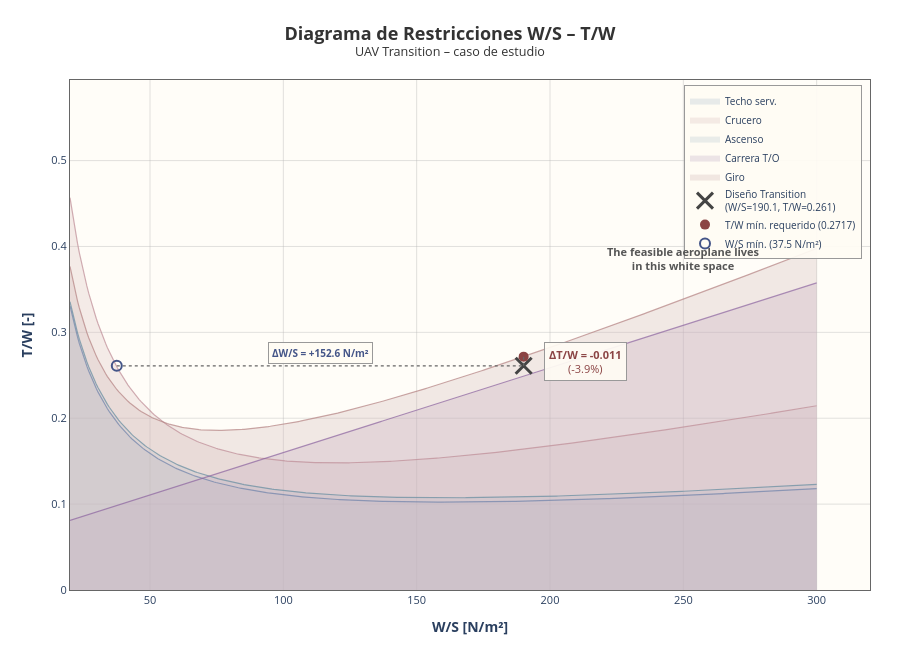

Write notebook code for a chart like this one.
### Markdown cell above
## 6. Diagrama de restricciones y análisis de márgenes

Generamos el diagrama de restricciones W/S–T/W estilo Keane, con la zona no factible coloreada y el análisis de márgenes del punto de diseño.

### Code cell
# =============================================================================
# Diagrama de restricciones W/S – T/W (estilo Keane)
# =============================================================================
import plotly.graph_objects as go

# --- Datos del punto de diseño ---
W_real = design_transition["weight_n"]
S_real = design_transition["wingarea_m2"]
T_real = design_transition["thrust_n"]
ws_real = WS_design
tw_real = TW_design

# --- Calcular la envolvente combinada ---
tw_stack = []
for key in ["take-off", "climb", "cruise", "turn", "servceil"]:
    if twreq[key] is not None:
        tw_stack.append(twreq[key])
tw_env = np.nanmax(np.vstack(tw_stack), axis=0)

# --- Etiquetas y colores (estilo imagen Keane) ---
etiquetas = {
    "turn": "Giro",
    "climb": "Ascenso", 
    "take-off": "Carrera T/O",
    "cruise": "Crucero",
    "servceil": "Techo serv."
}

# Colores apagados/crema con baja transparencia (relleno ARRIBA de cada curva = zona NO factible)
colores_fill = {
    "turn": "rgba(205, 175, 175, 0.28)",      # Rosa apagado/crema
    "climb": "rgba(175, 195, 205, 0.28)",      # Celeste apagado
    "take-off": "rgba(185, 165, 195, 0.28)",   # Lavanda suave
    "cruise": "rgba(215, 185, 185, 0.28)",     # Rosa crema
    "servceil": "rgba(170, 185, 205, 0.28)"    # Azul grisáceo
}

colores_linea = {
    "turn": "rgba(180, 130, 130, 0.7)",
    "climb": "rgba(100, 140, 160, 0.7)",
    "take-off": "rgba(140, 100, 160, 0.7)",
    "cruise": "rgba(190, 140, 150, 0.7)",
    "servceil": "rgba(110, 130, 170, 0.7)"
}

# Límite superior para el relleno
tw_max_fill = max(np.nanmax(tw_env), tw_real) * 1.3

# --- Crear figura ---
fig = go.Figure()

# 1) Áreas coloreadas para cada restricción (zona NO factible ARRIBA de cada curva)
# La zona factible es ARRIBA de la envolvente combinada
orden_plot = ["servceil", "cruise", "climb", "take-off", "turn"]

for key in orden_plot:
    if twreq[key] is not None:
        # Crear área desde la curva hasta el tope (zona NO factible está DEBAJO de cada restricción)
        fig.add_trace(go.Scatter(
            x=np.concatenate([ws_pa, ws_pa[::-1]]),
            y=np.concatenate([twreq[key], np.zeros_like(ws_pa)]),
            fill='toself',
            fillcolor=colores_fill[key],
            line=dict(width=0),
            name=etiquetas[key],
            hovertemplate=f"{etiquetas[key]}<br>W/S: %{{x:.1f}} N/m²<br>T/W: %{{y:.4f}}<extra></extra>",
            showlegend=True
        ))

# 2) Líneas de restricción (bordes suaves)
for key in orden_plot:
    if twreq[key] is not None:
        fig.add_trace(go.Scatter(
            x=ws_pa, 
            y=twreq[key],
            mode='lines',
            line=dict(color=colores_linea[key], width=1.2),
            showlegend=False,
            hovertemplate=f"{etiquetas[key]}<br>W/S: %{{x:.1f}} N/m²<br>T/W: %{{y:.4f}}<extra></extra>"
        ))

# --- Calcular márgenes ---
TW_min_req = np.interp(ws_real, ws_pa, tw_env)
idx_cross = np.where(tw_env <= tw_real)[0]
WS_min_req = ws_pa[idx_cross[0]] if len(idx_cross) > 0 else ws_pa[np.nanargmin(tw_env)]
delta_TW = tw_real - TW_min_req
delta_WS = ws_real - WS_min_req
pct_TW = (delta_TW / TW_min_req) * 100 if TW_min_req != 0 else 0

# Límite superior del gráfico
tw_max_plot = tw_max_fill

# 3) Punto de diseño (X negra)
fig.add_trace(go.Scatter(
    x=[ws_real], y=[tw_real],
    mode='markers',
    marker=dict(symbol='x-thin', size=16, line=dict(width=3, color='#444444'), color='white'),
    name=f"Diseño Transition<br>(W/S={ws_real:.1f}, T/W={tw_real:.3f})",
    hovertemplate=f"<b>Punto de diseño</b><br>W/S: {ws_real:.1f} N/m²<br>T/W: {tw_real:.4f}<extra></extra>"
))

# 4) Punto de T/W mínimo requerido
fig.add_trace(go.Scatter(
    x=[ws_real], y=[TW_min_req],
    mode='markers',
    name=f"T/W mín. requerido ({TW_min_req:.4f})",
    marker=dict(color='#8B4444', size=10, symbol='circle'),
    hovertemplate=f"<b>T/W mínimo requerido</b><br>W/S: {ws_real:.1f} N/m²<br>T/W: {TW_min_req:.4f}<extra></extra>"
))

# 5) Punto de W/S mínimo
fig.add_trace(go.Scatter(
    x=[WS_min_req], y=[tw_real],
    mode='markers',
    name=f"W/S mín. ({WS_min_req:.1f} N/m²)",
    marker=dict(color='#445588', size=10, symbol='circle-open', line=dict(width=2)),
    hovertemplate=f"<b>W/S mínimo</b><br>W/S: {WS_min_req:.1f} N/m²<br>T/W: {tw_real:.4f}<extra></extra>"
))

# 6) Líneas de proyección
fig.add_trace(go.Scatter(
    x=[ws_real, ws_real], y=[TW_min_req, tw_real],
    mode='lines', line=dict(color='#666666', dash='dot', width=1.2),
    showlegend=False, hoverinfo='skip'
))
fig.add_trace(go.Scatter(
    x=[WS_min_req, ws_real], y=[tw_real, tw_real],
    mode='lines', line=dict(color='#666666', dash='dot', width=1.2),
    showlegend=False, hoverinfo='skip'
))

# 7) Anotaciones (colores apagados)
fig.add_annotation(
    x=ws_real + 10, y=(tw_real + TW_min_req) / 2,
    text=f"<b>ΔT/W = {delta_TW:+.3f}</b><br>({pct_TW:+.1f}%)",
    showarrow=True, arrowhead=2, ax=35, ay=0,
    font=dict(size=11, color="#8B4444" if delta_TW < 0 else "#448844"),
    bgcolor="rgba(255,252,245,0.92)", bordercolor="#999999", borderwidth=1, borderpad=4
)
fig.add_annotation(
    x=(ws_real + WS_min_req) / 2, y=tw_real + 0.015,
    text=f"<b>ΔW/S = {delta_WS:+.1f} N/m²</b>",
    showarrow=False, font=dict(size=10, color="#445588"),
    bgcolor="rgba(255,252,245,0.92)", bordercolor="#999999", borderwidth=1, borderpad=3
)

# Anotación zona factible (estilo Keane) - centrado en zona blanca superior
fig.add_annotation(
    x=250, y=tw_max_plot * 0.65,
    text="<b>The feasible aeroplane lives<br>in this white space</b>",
    showarrow=False, font=dict(size=11, color="#555555"),
    bgcolor="rgba(255,252,245,0.0)", borderwidth=0,
    xanchor='center', yanchor='middle'
)

# 8) Layout
fig.update_layout(
    title=dict(
        text="<b>Diagrama de Restricciones W/S – T/W</b><br>" +
             "<sup>UAV Transition – caso de estudio</sup>",
        font=dict(size=18, color="#333333"), x=0.5, xanchor='center'
    ),
    xaxis=dict(
        title="<b>W/S [N/m²]</b>", 
        range=[20, 320],
        showgrid=True,
        gridcolor='rgba(180,180,180,0.4)',
        gridwidth=1,
        zeroline=True,
        zerolinecolor='#888888',
        zerolinewidth=1,
        showline=True,
        linecolor='#666666',
        linewidth=1,
        mirror=True,
        tickfont=dict(size=11)
    ),
    yaxis=dict(
        title="<b>T/W [-]</b>", 
        range=[0, tw_max_plot],
        showgrid=True,
        gridcolor='rgba(180,180,180,0.4)',
        gridwidth=1,
        zeroline=True,
        zerolinecolor='#888888',
        zerolinewidth=1,
        showline=True,
        linecolor='#666666',
        linewidth=1,
        mirror=True,
        tickfont=dict(size=11)
    ),
    legend=dict(
        yanchor="top", y=0.99, 
        xanchor="right", x=0.99,
        font=dict(size=10), 
        bgcolor="rgba(255,252,245,0.92)",
        bordercolor="#999999", borderwidth=1
    ),
    plot_bgcolor='rgba(255,253,248,1)',  # Fondo ligeramente crema
    paper_bgcolor='white',
    width=900, height=650, 
    margin=dict(l=70, r=30, t=80, b=60),
    hovermode='closest'
)

fig.show()

# --- Resumen ---
print("\n" + "="*70)
print("RESUMEN DEL ANÁLISIS DE RESTRICCIONES")
print("="*70)
print(f"Aeronave: UAV Transition (VTOL ala fija)")
print(f"MTOW: {design_transition['MTOW_kg']:.1f} kg | S = {S_real:.4f} m² | T = {T_real:.1f} N")
print("-"*70)
print(f"Punto de diseño:  W/S = {ws_real:.2f} N/m²  |  T/W = {tw_real:.4f}")
print(f"Requerimientos:   T/W mín = {TW_min_req:.4f}  |  W/S mín = {WS_min_req:.1f} N/m²")
print("-"*70)
print(f"Márgenes: ΔT/W = {delta_TW:+.4f} ({pct_TW:+.1f}%)  |  ΔW/S = {delta_WS:+.1f} N/m²")
print("="*70)
if delta_TW > 0:
    print(f"\n✓ VIABLE: Exceso de empuje del {pct_TW:.1f}%")
else:
    T_necesario = W_real * TW_min_req
    print(f"\n⚠️ DÉFICIT: Falta {-pct_TW:.1f}% de empuje")
    print(f"   Opciones: aumentar T a {T_necesario:.1f} N o reducir W/S")

### Figure 1 — Plotly figure (JSON) as saved in the notebook; plotly's stock layout.template omitted (floating-point values rounded to 4 significant figures; data arrays with more than 128 entries replaced by an {"elided": "..."} marker saying what was removed)
{"data": [{"fill": "toself", "fillcolor": "rgba(170, 185, 205, 0.28)", "hovertemplate": "Techo serv.<br>W/S: %{x:.1f} N/m²<br>T/W: %{y:.4f}<extra></extra>", "line": {"width": 0}, "name": "Techo serv.", "showlegend": true, "type": "scatter", "x": {"elided": "800 float values"}, "y": {"elided": "800 float values"}}, {"fill": "toself", "fillcolor": "rgba(215, 185, 185, 0.28)", "hovertemplate": "Crucero<br>W/S: %{x:.1f} N/m²<br>T/W: %{y:.4f}<extra></extra>", "line": {"width": 0}, "name": "Crucero", "showlegend": true, "type": "scatter", "x": {"elided": "800 float values"}, "y": {"elided": "800 float values"}}, {"fill": "toself", "fillcolor": "rgba(175, 195, 205, 0.28)", "hovertemplate": "Ascenso<br>W/S: %{x:.1f} N/m²<br>T/W: %{y:.4f}<extra></extra>", "line": {"width": 0}, "name": "Ascenso", "showlegend": true, "type": "scatter", "x": {"elided": "800 float values"}, "y": {"elided": "800 float values"}}, {"fill": "toself", "fillcolor": "rgba(185, 165, 195, 0.28)", "hovertemplate": "Carrera T/O<br>W/S: %{x:.1f} N/m²<br>T/W: %{y:.4f}<extra></extra>", "line": {"width": 0}, "name": "Carrera T/O", "showlegend": true, "type": "scatter", "x": {"elided": "800 float values"}, "y": {"elided": "800 float values"}}, {"fill": "toself", "fillcolor": "rgba(205, 175, 175, 0.28)", "hovertemplate": "Giro<br>W/S: %{x:.1f} N/m²<br>T/W: %{y:.4f}<extra></extra>", "line": {"width": 0}, "name": "Giro", "showlegend": true, "type": "scatter", "x": {"elided": "800 float values"}, "y": {"elided": "800 float values"}}, {"hovertemplate": "Techo serv.<br>W/S: %{x:.1f} N/m²<br>T/W: %{y:.4f}<extra></extra>", "line": {"color": "rgba(110, 130, 170, 0.7)", "width": 1.2}, "mode": "lines", "showlegend": false, "type": "scatter", "x": {"elided": "400 float values"}, "y": {"elided": "400 float values"}}, {"hovertemplate": "Crucero<br>W/S: %{x:.1f} N/m²<br>T/W: %{y:.4f}<extra></extra>", "line": {"color": "rgba(190, 140, 150, 0.7)", "width": 1.2}, "mode": "lines", "showlegend": false, "type": "scatter", "x": {"elided": "400 float values"}, "y": {"elided": "400 float values"}}, {"hovertemplate": "Ascenso<br>W/S: %{x:.1f} N/m²<br>T/W: %{y:.4f}<extra></extra>", "line": {"color": "rgba(100, 140, 160, 0.7)", "width": 1.2}, "mode": "lines", "showlegend": false, "type": "scatter", "x": {"elided": "400 float values"}, "y": {"elided": "400 float values"}}, {"hovertemplate": "Carrera T/O<br>W/S: %{x:.1f} N/m²<br>T/W: %{y:.4f}<extra></extra>", "line": {"color": "rgba(140, 100, 160, 0.7)", "width": 1.2}, "mode": "lines", "showlegend": false, "type": "scatter", "x": {"elided": "400 float values"}, "y": {"elided": "400 float values"}}, {"hovertemplate": "Giro<br>W/S: %{x:.1f} N/m²<br>T/W: %{y:.4f}<extra></extra>", "line": {"color": "rgba(180, 130, 130, 0.7)", "width": 1.2}, "mode": "lines", "showlegend": false, "type": "scatter", "x": {"elided": "400 float values"}, "y": {"elided": "400 float values"}}, {"hovertemplate": "<b>Punto de diseño</b><br>W/S: 190.1 N/m²<br>T/W: 0.2610<extra></extra>", "marker": {"color": "white", "line": {"color": "#444444", "width": 3}, "size": 16, "symbol": "x-thin"}, "mode": "markers", "name": "Diseño Transition<br>(W/S=190.1, T/W=0.261)", "type": "scatter", "x": [190.1], "y": [0.261]}, {"hovertemplate": "<b>T/W mínimo requerido</b><br>W/S: 190.1 N/m²<br>T/W: 0.2717<extra></extra>", "marker": {"color": "#8B4444", "size": 10, "symbol": "circle"}, "mode": "markers", "name": "T/W mín. requerido (0.2717)", "type": "scatter", "x": [190.1], "y": [0.2717]}, {"hovertemplate": "<b>W/S mínimo</b><br>W/S: 37.5 N/m²<br>T/W: 0.2610<extra></extra>", "marker": {"color": "#445588", "line": {"width": 2}, "size": 10, "symbol": "circle-open"}, "mode": "markers", "name": "W/S mín. (37.5 N/m²)", "type": "scatter", "x": [37.54], "y": [0.261]}, {"hoverinfo": "skip", "line": {"color": "#666666", "dash": "dot", "width": 1.2}, "mode": "lines", "showlegend": false, "type": "scatter", "x": [190.1, 190.1], "y": [0.2717, 0.261]}, {"hoverinfo": "skip", "line": {"color": "#666666", "dash": "dot", "width": 1.2}, "mode": "lines", "showlegend": false, "type": "scatter", "x": [37.54, 190.1], "y": [0.261, 0.261]}], "layout": {"annotations": [{"arrowhead": 2, "ax": 35, "ay": 0, "bgcolor": "rgba(255,252,245,0.92)", "bordercolor": "#999999", "borderpad": 4, "borderwidth": 1, "font": {"color": "#8B4444", "size": 11}, "showarrow": true, "text": "<b>ΔT/W = -0.011</b><br>(-3.9%)", "x": 200.1, "y": 0.2664}, {"bgcolor": "rgba(255,252,245,0.92)", "bordercolor": "#999999", "borderpad": 3, "borderwidth": 1, "font": {"color": "#445588", "size": 10}, "showarrow": false, "text": "<b>ΔW/S = +152.6 N/m²</b>", "x": 113.8, "y": 0.276}, {"bgcolor": "rgba(255,252,245,0.0)", "borderwidth": 0, "font": {"color": "#555555", "size": 11}, "showarrow": false, "text": "<b>The feasible aeroplane lives<br>in this white space</b>", "x": 250, "xanchor": "center", "y": 0.386, "yanchor": "middle"}], "height": 650, "hovermode": "closest", "legend": {"bgcolor": "rgba(255,252,245,0.92)", "bordercolor": "#999999", "borderwidth": 1, "font": {"size": 10}, "x": 0.99, "xanchor": "right", "y": 0.99, "yanchor": "top"}, "margin": {"b": 60, "l": 70, "r": 30, "t": 80}, "paper_bgcolor": "white", "plot_bgcolor": "rgba(255,253,248,1)", "title": {"font": {"color": "#333333", "size": 18}, "text": "<b>Diagrama de Restricciones W/S – T/W</b><br><sup>UAV Transition – caso de estudio</sup>", "x": 0.5, "xanchor": "center"}, "width": 900, "xaxis": {"gridcolor": "rgba(180,180,180,0.4)", "gridwidth": 1, "linecolor": "#666666", "linewidth": 1, "mirror": true, "range": [20, 320], "showgrid": true, "showline": true, "tickfont": {"size": 11}, "title": {"text": "<b>W/S [N/m²]</b>"}, "zeroline": true, "zerolinecolor": "#888888", "zerolinewidth": 1}, "yaxis": {"gridcolor": "rgba(180,180,180,0.4)", "gridwidth": 1, "linecolor": "#666666", "linewidth": 1, "mirror": true, "range": [0, 0.5938], "showgrid": true, "showline": true, "tickfont": {"size": 11}, "title": {"text": "<b>T/W [-]</b>"}, "zeroline": true, "zerolinecolor": "#888888", "zerolinewidth": 1}}}
